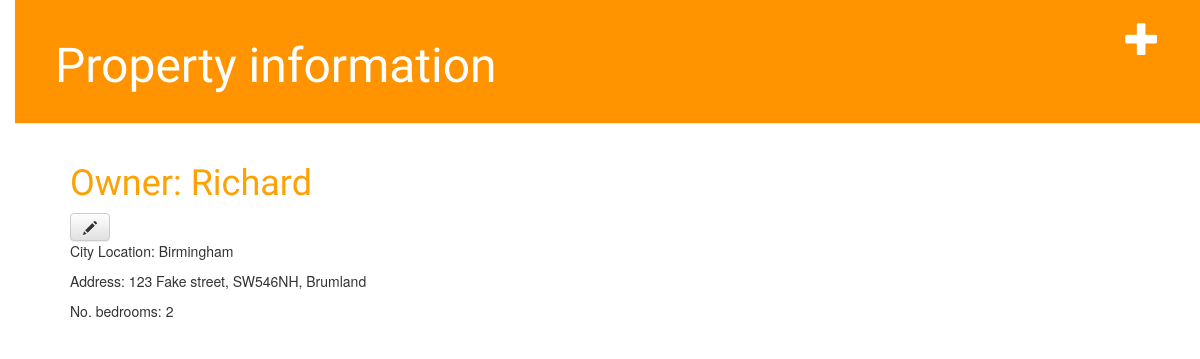
/property/2/, run on an earlier commit of the app's database.
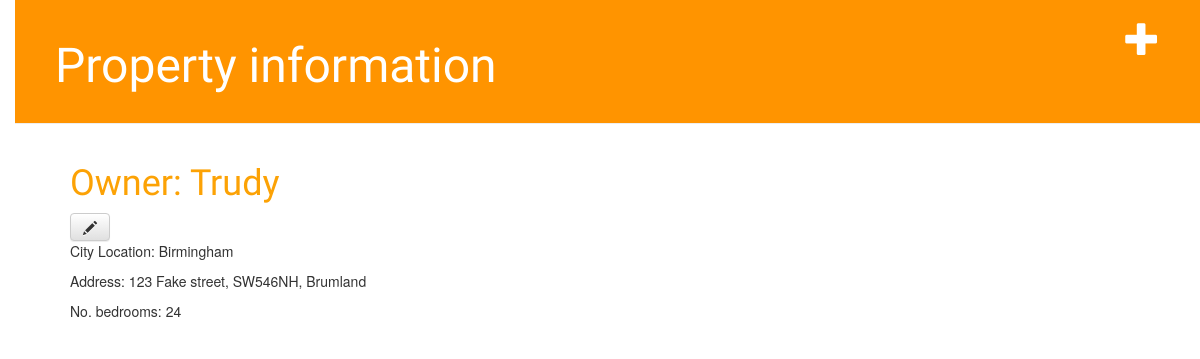
And on a later commit of the database.
### property/models.py (models this page shows, shortened)
class Property(models.Model):
    owner = models.ForeignKey(Client, on_delete=models.CASCADE)
    location_city = models.CharField(max_length=100)
    Address = models.CharField(max_length=150, unique=True)
    number_of_bedrooms = models.IntegerField()
    start_date_availability = forms.DateField(widget=DateInput())
    end_date_availability = forms.DateField(widget=DateInput())

### booking/models.py (models this page shows, shortened)
class Client(models.Model):
    clients = models.ForeignKey('auth.User')
    email = models.EmailField(('email address'), max_length=254, unique=True)
    first_name = models.CharField(('first name'), max_length=30, blank=True)
    last_name = models.CharField(('last name'), max_length=30, blank=True)
    date_joined = models.DateTimeField(('date joined'), default=timezone.now)
    is_staff = models.BooleanField(('staff status'), default=False,
        help_text=('Designates whether the user can log into this admin '
                    'site.'))
    is_active = models.BooleanField(('active'), default=True,
        help_text=('Designates whether this user should be treated as '
                    'active. Unselect this instead of deleting accounts.'))
    def __str__(self):
            return self.first_name

### property/views.py (the view)
# urls.py: url(r'^(?P<pk>\d+)/$', views.property_detail, name='property_detail'),
def property_detail(request, pk):
    propertys = get_object_or_404(Property, pk=pk)
    return render(request, 'property/property_detail.html', {'propertys': propertys})

### property/templates/property/property_detail.html
{% extends 'property/base.html' %}
{% block content %}
    <div class='property'>
      <h1><a href="">Owner: {{propertys.owner}}<a></h1>
      <a class="btn btn-default" href="{% url 'property_edit' pk=propertys.pk %}"><span class="glyphicon glyphicon-pencil"></span></a>
      <p>City Location: {{propertys.location_city}}</p>
      <p>Address: {{propertys.Address}}</p>
      <p>No. bedrooms: {{propertys.number_of_bedrooms}}</p>
    </div>
{%endblock%}

What changed in the data, as far as the page shows it:
changed Property "Birmingham": owner "Richard" → "Trudy"; number_of_bedrooms "2" → "24"
